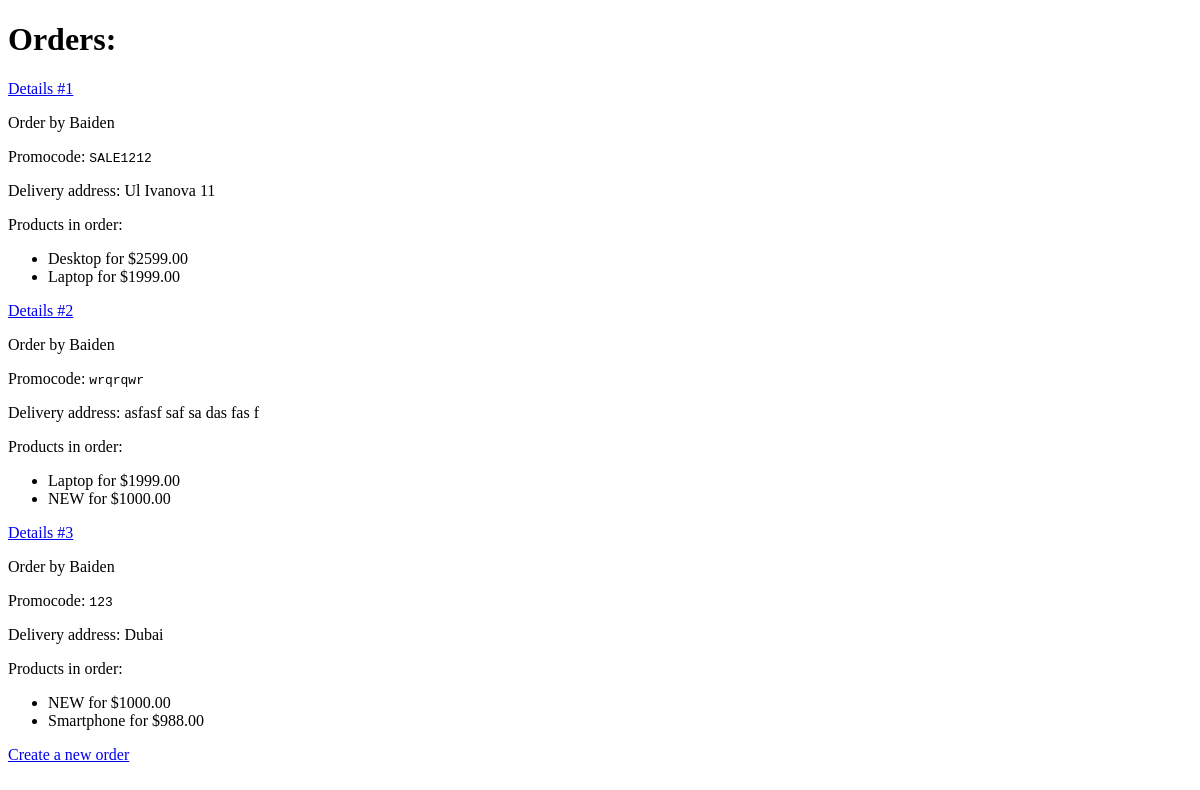
The app's page /shop/orders/ (signed in), older data.
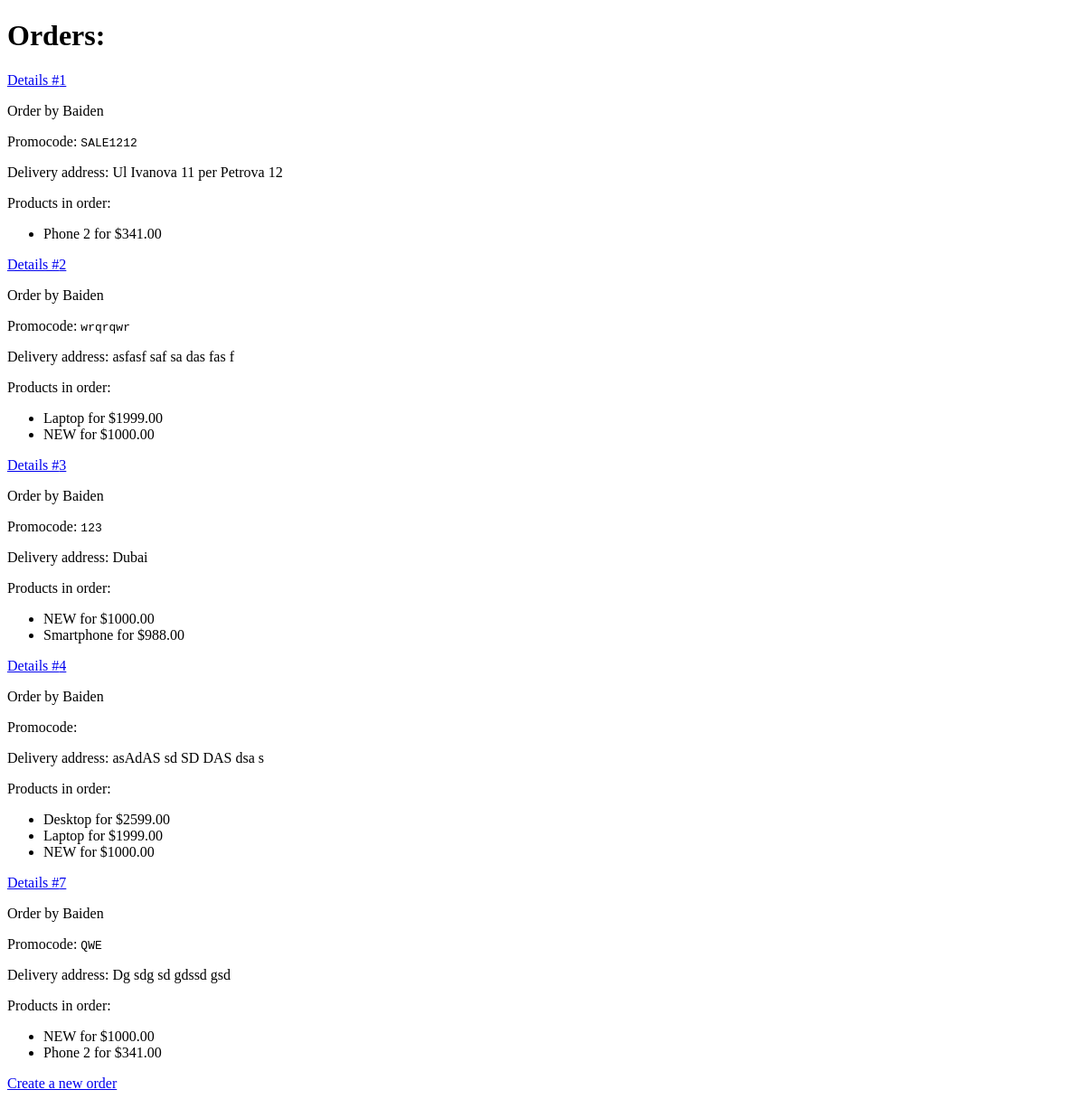
The same page, newer data.
### shopapp/models.py (models this page shows, shortened)
class Order(models.Model):
    delivery_address = models.TextField(null=False, blank=True)
    promo_code = models.CharField(max_length=20, null=False, blank=True)
    created_at = models.DateTimeField(auto_now_add=True)
    user = models.ForeignKey(User, on_delete=models.PROTECT, related_name='orders')
    products = models.ManyToManyField(Product, related_name='orders')

class Product(models.Model):
    class Meta:
        ordering = ['name', 'price']
    name = models.CharField(max_length=100)
    description = models.TextField(null=False, blank=True)
    price = models.DecimalField(default=0, max_digits=8, decimal_places=2)
    discount = models.SmallIntegerField(default=0)
    created_at = models.DateTimeField(auto_now_add=True)
    archived = models.BooleanField(default=False)
    created_by = models.ForeignKey(User, on_delete=models.CASCADE)

### shopapp/views.py (the view)
# urls.py: path('orders/', OrdersListView.as_view(), name='orders_list'),
class OrdersListView(LoginRequiredMixin, ListView):
    queryset = (
        Order.objects
        .select_related('user')
        .prefetch_related('products')
    )

### shopapp/templates/shopapp/order_list.html (shortened to what this page needs)
{% extends 'shopapp/base.html' %}
{% block body %}
	<h1>Orders:</h1>
    {% if object_list %}
        {% for order in object_list %}
        	<div>
                <p><a href="{% url 'shopapp:order_details' pk=order.pk %}">Details #{{ order.pk }}</a></p>
                <p>Order by {% firstof order.user.first_name order.user.username %}</p>
                <p>Promocode: <code>{{ order.promo_code }}</code></p>
                <p>Delivery address: {{ order.delivery_address }}</p>
                <div>Products in order:</div>
                <ul>
                    {% for product in order.products.all %}
                    	<li>{{ product.name }} for ${{ product.price }}</li>
                    {% endfor %}
                </ul>
            </div>
        {% endfor %}
    {% else %}
        <h3>No orders yet</h3>
    {% endif %}
    <a href="{% url 'shopapp:create_order' %}">Create a new order</a>
{% endblock %}

### shopapp/templates/shopapp/base.html (shortened to what this page needs)
<!DOCTYPE html>
<html lang="en">
<head>
</head>
<body>
{% block body %}{% endblock %}
</body>
</html>
</body>
</html>

Row changes from the older to the newer data that the page shows:
changed Order "SALE1212": delivery_address "Ul Ivanova 11" → "Ul Ivanova 11 per Petrova 12"; loses Product (name "Desktop", price "2599.00"); loses Product (name "Laptop", price "1999.00")
now on this page (row edited): Product: name "Phone 2", price "341.00"
added Order: pk "4", user.first_name "Baiden", delivery_address "asAdAS sd SD DAS dsa s", Product (name "Desktop", price "2599.00"), Product (name "Laptop", price "1999.00"), Product (name "NEW", price "1000.00")
added Order: pk "7", user.first_name "Baiden", promo_code "QWE", delivery_address "Dg sdg sd gdssd gsd", Product (name "NEW", price "1000.00")
